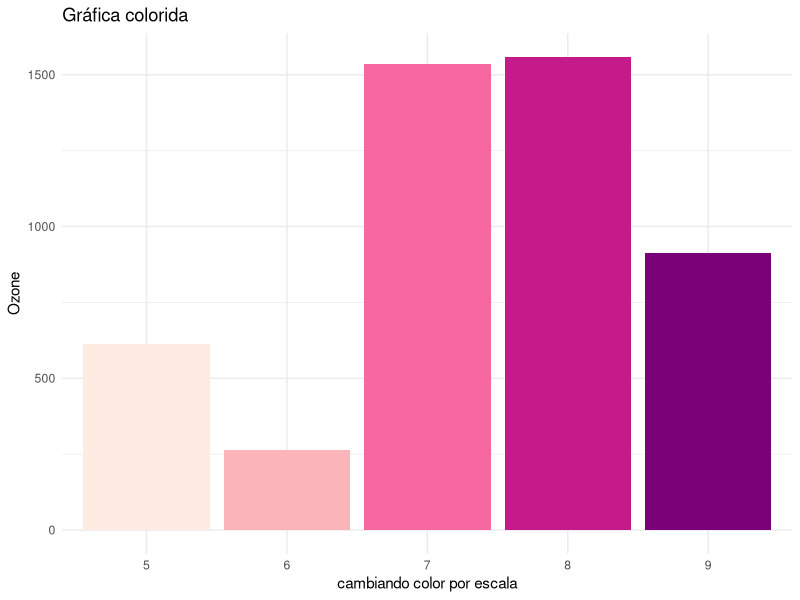
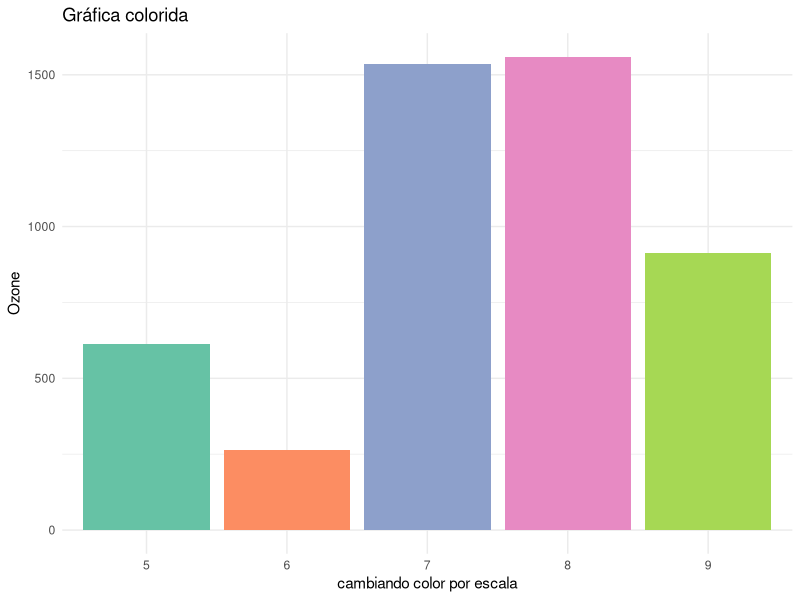
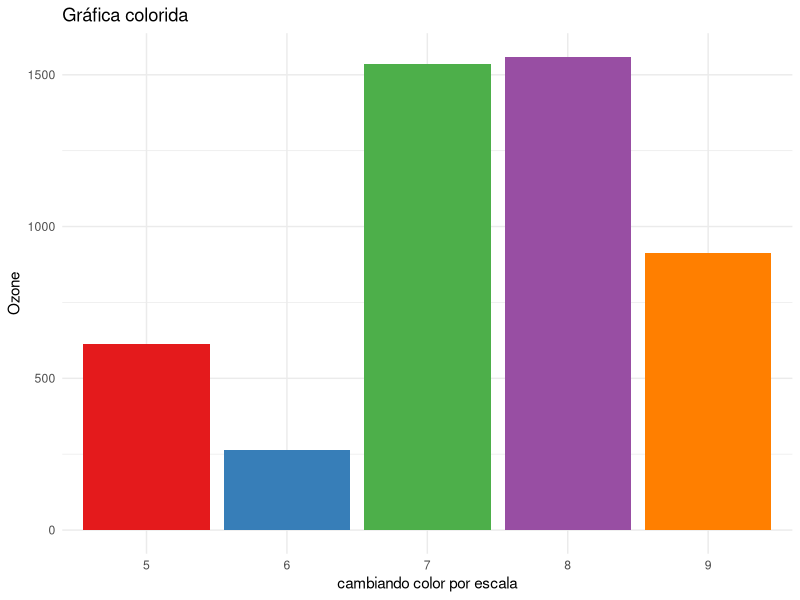
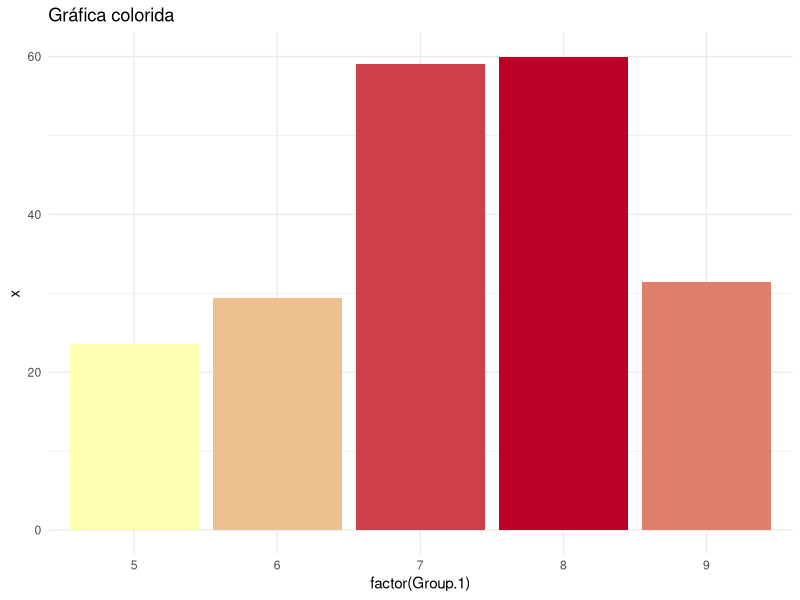

Here is the R script that generated these plots, in order:
## ---- chunk 1
library(ggplot2)
# airquality # datos prueba
ggplot(data = airquality, aes(x = factor(Month), y = Ozone, fill = factor(Month))) + #indicas la variable de agrupamiento -debe ser tipo factor- y la de interes, tambien requieres llenar el parametro 'fill' con la variable con la que agrupa 
	geom_bar(stat="identity") +   # se construyen las barras
	scale_fill_brewer(palette = 'RdPu')+ # la magia de poder escoger facíl el color de la escala 'continua' o discreta
	xlab('cambiando color por escala') + theme_minimal() +  ggtitle('Gráfica colorida')+  #demas cosas
	guides(fill=FALSE) #quitar leyenda
## ---- chunk 2
ggplot(data = airquality, aes(x = factor(Month), y = Ozone, fill = factor(Month))) + #indicas la variable de agrupamiento -debe ser tipo factor- y la de interes, tambien requieres llenar el parametro 'fill' con la variable con la que agrupa 
	geom_bar(stat="identity") +   # se construyen las barras
	scale_fill_brewer(palette = 'Set2')+ # la magia de poder escoger facíl el color de la escala 'continua' o discreta
	xlab('cambiando color por escala') + theme_minimal() +  ggtitle('Gráfica colorida')+  	guides(fill=FALSE) #quitar leyenda

## ---- chunk 3
library(RColorBrewer)
cols <- brewer.pal(length(levels(factor(airquality$Month))), "Set1") # numero de niveles en el factor
names(cols) <- levels(factor(airquality$Month))
ggplot(data = airquality, aes(x = factor(Month), y = Ozone, fill = factor(Month))) + 	geom_bar(stat="identity") + 
	scale_fill_manual("legend", values = cols)	+
	xlab('cambiando color por escala') + theme_minimal() +  ggtitle('Gráfica colorida')+guides(fill=FALSE)
## ---- chunk 4
paleta <- colorRampPalette(c("#FFFFB2", "#BD0026")) # Escala continua personalizada
cols <- paleta(length(levels(factor(airquality$Month))))
cuentas <- aggregate(airquality[,'Ozone' ], list(factor(airquality$Month)), mean, na.rm =TRUE)
names(cols) <- levels(factor(airquality$Month))[order(cuentas$x)]

ggplot(data = cuentas, aes(x = factor(Group.1), y = x, fill =factor(Group.1) )) +
	   	geom_bar(stat="identity") + 
    	scale_fill_manual("legend", values = cols)	+ theme_minimal() +  ggtitle('Gráfica colorida')+guides(fill=FALSE)
